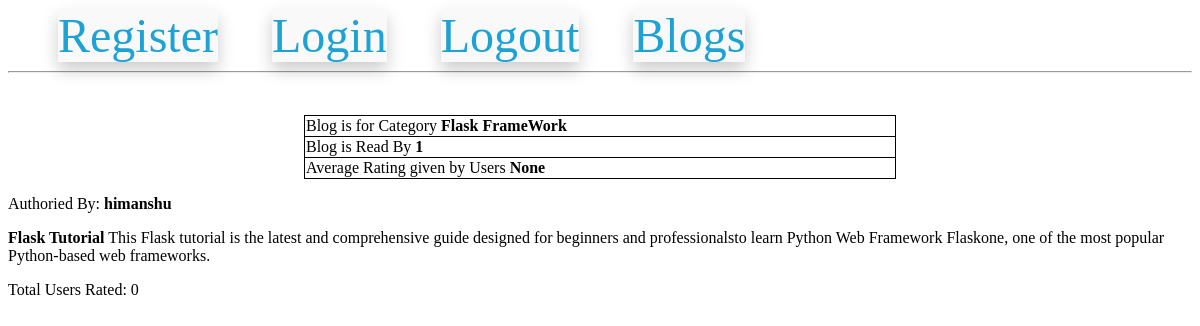
The page /blogDetail/2/himanshu/Flask FrameWork (signed in) on the database its author committed.
### models.py (models this page shows, shortened)
class BlogModel(db.Model):
    id = db.Column(db.Integer, primary_key=True)
    category_id = db.Column(
        db.Integer, db.ForeignKey("category_master.category_id"), nullable=False
    )
    blog_user_id = db.Column(db.Integer, db.ForeignKey("users.id"), nullable=False)
    blog_text = db.Column(db.Text, nullable=False)
    blog_creation_date = db.Column(db.DateTime)
    blog_read_count = db.Column(db.Integer, default=0)
    blog_rating_count = db.Column(db.Integer, default=0)

class UserModel(UserMixin, db.Model):
    __tablename__ = "users"
    id = db.Column(db.Integer, primary_key=True)
    email = db.Column(db.String(100), unique=True)
    username = db.Column(db.String(100))
    password_hash = db.Column(db.String(250))

### routes.py (the view, shortened to what this page needs)
@app.route(
    "/blogDetail/<int:blog_id>/<string:username>/<string:category>",
    methods=["GET", "POST"],
)
@login_required
def blog_detail(blog_id, username, category):
    blog = BlogModel.query.get(blog_id)
    if request.method == "GET":
        if current_user.id != blog.blog_user_id:
            blog.blog_read_count = blog.blog_read_count + 1
            db.session.commit()
        rating = (
            db.session.query(func.avg(BlogComment.blog_rating))
            .filter(BlogComment.blog_rating == int(blog_id))
            .first()[0]
        )
        return render_template(
            "/blog_details.html",
            blog=blog,
            rating=rating,
            author=username,
            category=category,
        )

### models.py (called while the page is built)
@login.user_loader
def load_user(id):
    return UserModel.query.get(int(id))

### templates/blog_details.html (shortened to what this page needs)
{% extends 'base.html' %}
{% block content %}
<br>
<form method="POST" action="">
  <center>
  <p>
   <table style="width:50%;">
    <tr>
     <td style="width:80%;">
      Blog is for Category <b>{{ category }}</b>
     </td>
    <tr>
    <tr>
     <td style="width:80%;">
      Blog is Read By <b>{{ blog.blog_read_count }}</b>
     </td>
    <tr>
    <tr>
     <td style="width:80%;">
      Average Rating given by Users <b>{{ rating }}</b>
     </td>
    </table>
   </p>
</center>
Authoried By: <b>{{ author }}</b>
<p>
{{ blog.blog_text|safe }}
</p>
<p>
Total Users Rated: {{ blog.blog_rating_count }}
</p>
{% endblock %}

### templates/blog_details.html (style rules this page uses)
table, tr { border: 1px solid black; border-radius: 12px; border-collapse: collapse; width: 100%; }

### rows shown on the page
BlogModel: blog_read_count "1", blog_text "Flask Tutorial This Flask tutorial is the latest and comprehensive guide designed for beginners and professionalsto learn Python Web Framework Flaskone, one of the most popular Python-based web frameworks.", blog_rating_count "0"
UserModel: username "himanshu"

### other values the page prints
{{ category }} "Flask FrameWork"
{{ rating }} "None"
